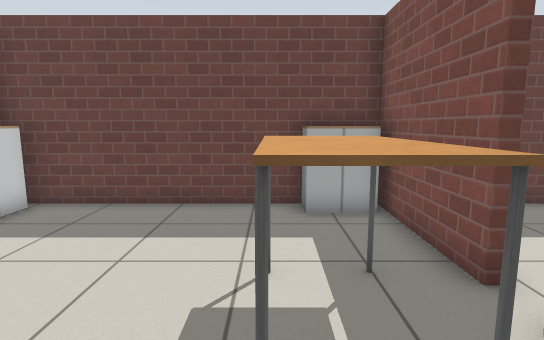
[1] (above)

16 first-person views from a walk through a robot-simulator world made for Gazebo. The camera is 1.1 m above the floor, tilts 8° down and sees 80° across. The floor is counted in squares, 0.5 m on a side. Each view is taken from the middle of a square. On the plan, view 1 faces up. The plan holds only what a view shows up to about 18 squares ahead; the rest is blank. Gazebo's built-in surfaces are drawn with simple patterns. Simple shapes stand in for some stock models.

[2]
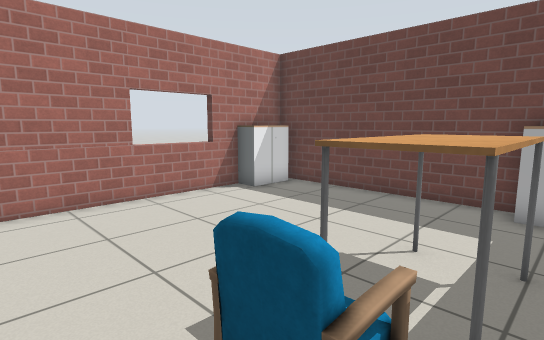

[3]
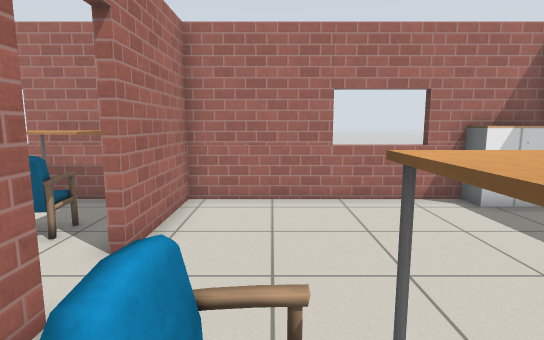

[4]
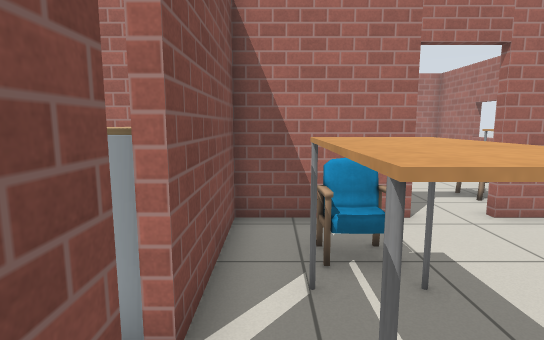

[5]
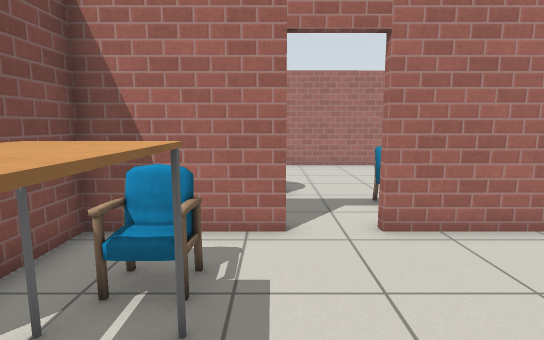

[6]
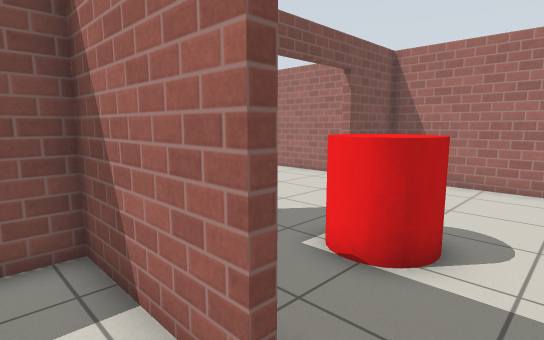

[7]
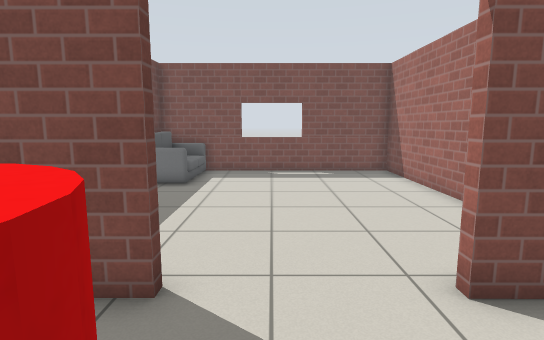

[8]
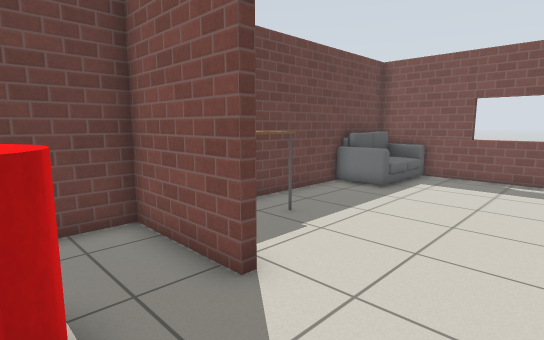

[9]
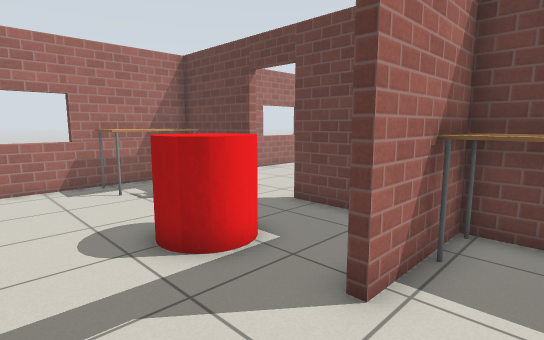

[10]
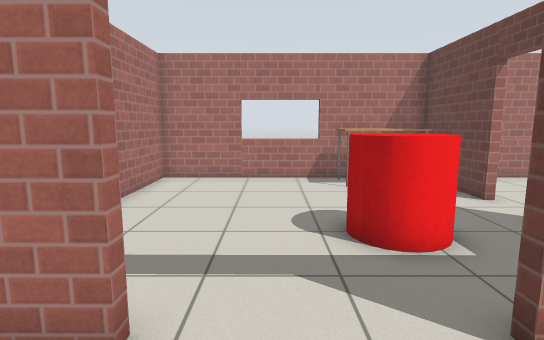

[11]
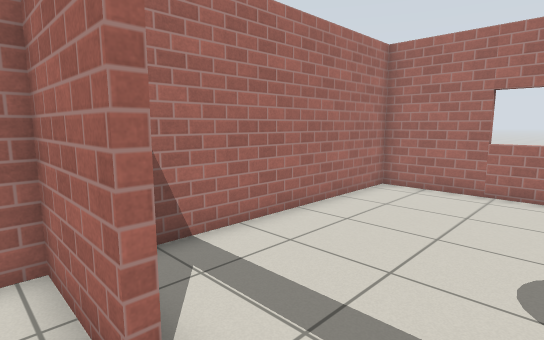

[12]
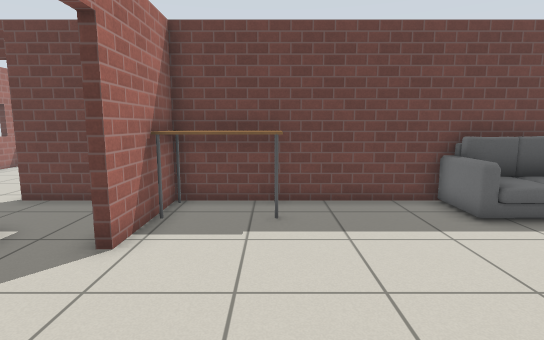

[13]
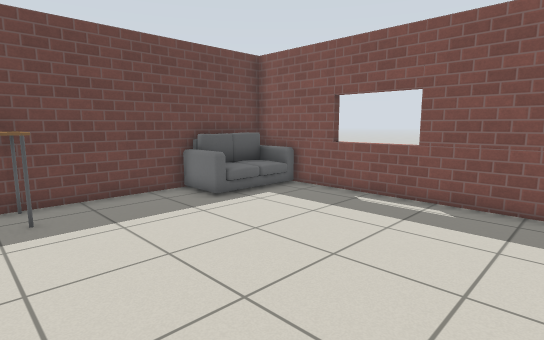

[14]
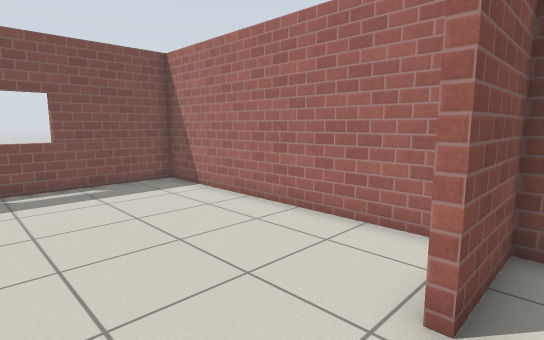

[15]
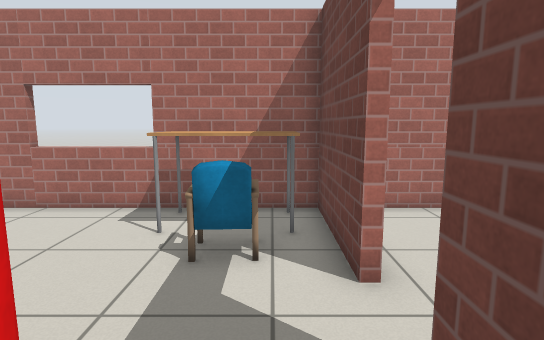

[16]
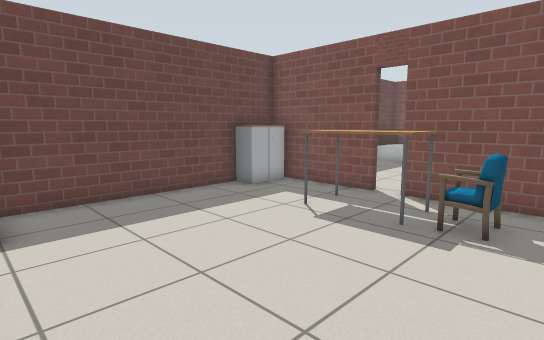

### Floor plan
Points are (right, up) in squares from view 1. A wall is a line through its corners. A room is listed if a view was taken in it or the views show most of it. See-through windows are left out.
Room 1 (views 1, 2, 3, 4, 5, 6, 16)
walls: (-1.3, -1.5) (2.9, -1.5) (2.9, 3.2); (2.9, 4.2) (2.9, 8.9) (-7.4, 8.9) (-7.4, -1.5) (-3.3, -1.5)
ways out: open door at (-2.5, -2) to room 2; open door at (3, 3.5)
objects: cabinet (-7, 7) to (-7, 8); chair (0, 0) to (1, 1); table (0, 2) to (1, 4); cabinet (1, 8) to (2, 8)
Room 2 (views 7, 8, 14, 15)
walls: (-3.3, -1.8) (-7.4, -1.8) (-7.4, -12.5) (2.8, -12.5) (2.9, -9.5); (2.9, -5.5) (2.9, -1.8) (-1.3, -1.8)
ways out: open door at (-2.5, -2) to room 1; open door at (3, -7.5) to room 3
objects: table (-7, -5) to (-6, -3); chair (-5, -4) to (-4, -3); red cylinder (-1, -6) to (0, -5)
Room 3 (views 9, 10, 11, 12, 13)
walls: (10.5, -1.8) (5.5, -1.8); (3.2, -9.5) (3.1, -12.5) (14.5, -12.5) (14.5, -1.8); (3.6, -1.8) (3.2, -1.8) (3.2, -5.5)
ways out: open door at (3, -7.5) to room 2
objects: table (4, -3) to (6, -2); sofa (11, -4) to (14, -2)

Positions as (right, up) in squares from view 1, and headings:
1: (0, 0), facing up
2: (2, -1), facing up-left
3: (2, 1), facing left
4: (2, 6), facing down
5: (-1, 5), facing down
6: (-3, 0), facing down-right
7: (-1, -7), facing right
8: (0, -9), facing up-right
9: (5, -9), facing up-left
10: (6, -8), facing left
11: (4, -7), facing down-left
12: (6, -11), facing up
13: (5, -12), facing up-right
14: (2, -6), facing down-right
15: (1, -3), facing left
16: (-7, -1), facing up-right
